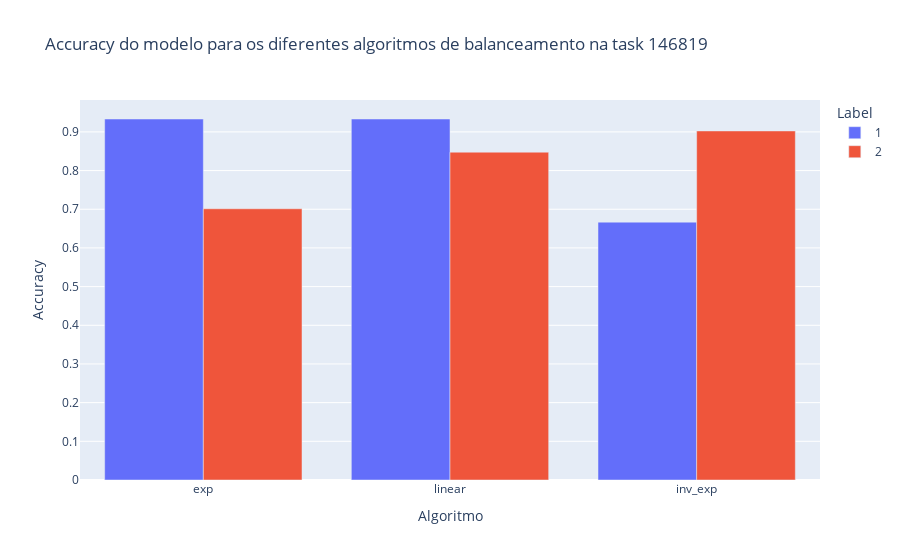

Write notebook code for a chart like this one.
### Code cell
fig = px.bar(plot_df, x='alg', y='result', color='label', barmode='group',
        title='Accuracy do modelo para os diferentes algoritmos de balanceamento na task 146819',
        labels={
                'alg': 'Algoritmo',
                'result': 'Accuracy',
                'label': 'Label',
        },
        #custom_data=['result', 'imbalance', 'n_rows', 'n_cols']
)

# fig.update_traces(
#     hovertemplate="<br>".join([
#         "Accuracy: %{customdata[0]:.4f}",
#         "Imbalance: %{customdata[1]:.4f}",
#         "N Rows: %{customdata[2]}",
#         "N Cols: %{customdata[3]}",
#     ])
# )

fig.show()

### Figure 1 — Plotly figure (JSON) as saved in the notebook; plotly's stock layout.template omitted (floating-point values rounded to 4 significant figures)
{"data": [{"alignmentgroup": "True", "hovertemplate": "Label=1<br>Algoritmo=%{x}<br>Accuracy=%{y}<extra></extra>", "legendgroup": "1", "marker": {"color": "#636efa", "pattern": {"shape": ""}}, "name": "1", "offsetgroup": "1", "orientation": "v", "showlegend": true, "textposition": "auto", "type": "bar", "x": ["exp", "linear", "inv_exp"], "xaxis": "x", "y": [0.9333, 0.9333, 0.6667], "yaxis": "y"}, {"alignmentgroup": "True", "hovertemplate": "Label=2<br>Algoritmo=%{x}<br>Accuracy=%{y}<extra></extra>", "legendgroup": "2", "marker": {"color": "#EF553B", "pattern": {"shape": ""}}, "name": "2", "offsetgroup": "2", "orientation": "v", "showlegend": true, "textposition": "auto", "type": "bar", "x": ["exp", "linear", "inv_exp"], "xaxis": "x", "y": [0.7012, 0.8476, 0.9024], "yaxis": "y"}], "layout": {"barmode": "group", "legend": {"title": {"text": "Label"}, "tracegroupgap": 0}, "title": {"text": "Accuracy do modelo para os diferentes algoritmos de balanceamento na task 146819"}, "xaxis": {"anchor": "y", "domain": [0, 1], "title": {"text": "Algoritmo"}}, "yaxis": {"anchor": "x", "domain": [0, 1], "title": {"text": "Accuracy"}}}}
